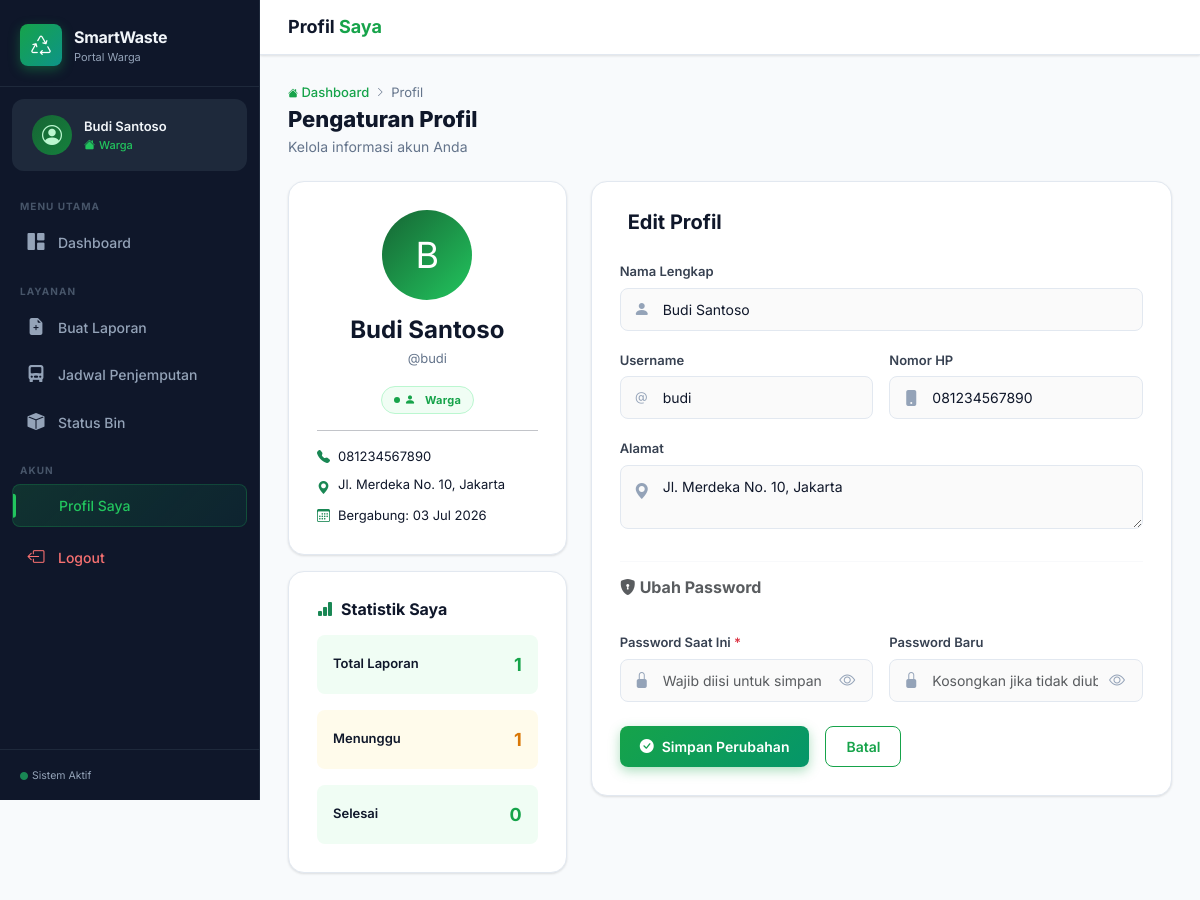
The app's page /profile.php (signed in) with its own data.
### tables this page shows
CREATE TABLE users (
    id INT AUTO_INCREMENT PRIMARY KEY,
    nama VARCHAR(100) NOT NULL,
    username VARCHAR(50) UNIQUE NOT NULL,
    password VARCHAR(255) NOT NULL,
    alamat TEXT,
    no_hp VARCHAR(20),
    created_at TIMESTAMP DEFAULT CURRENT_TIMESTAMP
);

### config/db.php (called while the page is built, shortened)
<?php
function isAdmin() {
    return isset($_SESSION['admin_id']);
}
?>

### profile.php (the view, shortened to what this page needs)
<?php
require_once 'config/db.php';
$is_admin = isAdmin();
if ($is_admin) {
    $admin_id = $_SESSION['admin_id'];
    $data = $conn->query("SELECT * FROM admin WHERE id=$admin_id LIMIT 1")->fetch_assoc();
    if ($_SERVER['REQUEST_METHOD'] === 'POST') {
        $new_username = sanitize($conn, $_POST['username'] ?? '');
        $new_password = sanitize($conn, $_POST['new_password'] ?? '');
        $current_password = sanitize($conn, $_POST['current_password'] ?? '');
        if (empty($new_username)) {
            $msg = 'Username tidak boleh kosong!';
            $msg_type = 'error';
        } elseif ($data['password'] !== $current_password) {
            $msg = 'Password saat ini tidak sesuai!';
            $msg_type = 'error';
        } else {
            $pass_update = $new_password ? ", password='$new_password'" : '';
            $sql = "UPDATE admin SET username='$new_username' $pass_update WHERE id=$admin_id";
            if ($conn->query($sql)) {
                $_SESSION['admin_username'] = $new_username;
                $data = $conn->query("SELECT * FROM admin WHERE id=$admin_id LIMIT 1")->fetch_assoc();
                $msg = 'Profil berhasil diperbarui!';
                $msg_type = 'success';
            } else {
                $msg = 'Gagal memperbarui profil: ' . $conn->error;
                $msg_type = 'error';
            }
        }
    }
} else {
    $user_id = $_SESSION['user_id'];
    $data = $conn->query("SELECT * FROM users WHERE id=$user_id LIMIT 1")->fetch_assoc();
}
?>
<?php include 'includes/header.php'; ?>
<div class="d-flex">
    <?php include ($is_admin ? 'includes/sidebar_admin.php' : 'includes/sidebar_user.php'); ?>
    <div class="main-content flex-grow-1">
        <div class="topbar">
            <h1 class="topbar-title">Profil <span><?= $is_admin ? 'Admin' : 'Saya' ?></span></h1>
        </div>
        <div class="page-container">
            <div class="page-header">
                <div class="page-header-left">
                    <div class="breadcrumb-eco"><a href="<?= $is_admin ? 'dashboard_admin.php' : 'dashboard_user.php' ?>"><i class="bi bi-house-fill"></i> Dashboard</a><i class="bi bi-chevron-right"></i>Profil</div>
                    <h1>Pengaturan Profil</h1>
                    <p>Kelola informasi akun Anda</p>
                </div>
            </div>
            <div class="row g-4">
                <div class="col-lg-4">
                    <div class="form-card text-center">
                        <div style="width:90px;height:90px;background:linear-gradient(135deg,<?= $is_admin ? '#0f172a,#334155' : '#166534,#22c55e' ?>);border-radius:50%;display:flex;align-items:center;justify-content:center;font-size:36px;color:#fff;margin:0 auto 16px;">
                            <?php if ($is_admin): ?>
                            <i class="bi bi-person-badge-fill"></i>
                            <?php else: ?>
                            <?= strtoupper(substr($data['nama'] ?? 'U', 0, 1)) ?>
                            <?php endif; ?>
                        </div>
                        <h4 class="fw-bold mb-1"><?= htmlspecialchars($is_admin ? ($data['username'] ?? 'Admin') : ($data['nama'] ?? 'User')) ?></h4>
                        <p style="font-size:13px;color:#64748b;">@<?= htmlspecialchars($data['username']) ?></p>
                        <span class="badge-status <?= $is_admin ? 'badge-b3' : 'badge-normal' ?>">
                            <i class="bi bi-<?= $is_admin ? 'shield-check-fill' : 'person-fill' ?> me-1"></i>
                            <?= $is_admin ? 'Administrator' : 'Warga' ?>
                        </span>
                        <?php if (!$is_admin): ?>
                        <hr>
                        <div class="text-start" style="font-size:13px;">
                            <div class="d-flex align-items-center gap-2 mb-2">
                                <i class="bi bi-telephone-fill text-success"></i>
                                <span><?= htmlspecialchars($data['no_hp'] ?? '-') ?></span>
                            </div>
                            <div class="d-flex align-items-start gap-2 mb-2">
                                <i class="bi bi-geo-alt-fill text-success mt-1"></i>
                                <span><?= htmlspecialchars($data['alamat'] ?? '-') ?></span>
                            </div>
                            <div class="d-flex align-items-center gap-2">
                                <i class="bi bi-calendar3 text-success"></i>
                                <span>Bergabung: <?= isset($data['created_at']) ? date('d M Y', strtotime($data['created_at'])) : '-' ?></span>
                            </div>
                        </div>
                        <?php endif; ?>
                    </div>
                    <?php if (!$is_admin): ?>
                    <div class="form-card mt-3">
                        <h6 class="fw-bold mb-3"><i class="bi bi-bar-chart-fill text-success me-2"></i>Statistik Saya</h6>
                        <?php
                        $uid = $_SESSION['user_id'];
                        $my_total   = $conn->query("SELECT COUNT(*) as c FROM waste_reports WHERE user_id=$uid")->fetch_assoc()['c'];
                        $my_selesai = $conn->query("SELECT COUNT(*) as c FROM waste_reports WHERE user_id=$uid AND status='SELESAI'")->fetch_assoc()['c'];
                        $my_pending = $conn->query("SELECT COUNT(*) as c FROM waste_reports WHERE user_id=$uid AND status='MENUNGGU'")->fetch_assoc()['c'];
                        ?>
                        <div class="d-flex justify-content-between align-items-center mb-3 p-3 rounded-3" style="background:#f0fdf4;">
                            <span style="font-size:13px;font-weight:600;">Total Laporan</span>
                            <span class="fw-bold" style="font-size:18px;color:#16a34a;"><?= $my_total ?></span>
                        </div>
                        <div class="d-flex justify-content-between align-items-center mb-3 p-3 rounded-3" style="background:#fffbeb;">
                            <span style="font-size:13px;font-weight:600;">Menunggu</span>
                            <span class="fw-bold" style="font-size:18px;color:#d97706;"><?= $my_pending ?></span>
                        </div>
                        <div class="d-flex justify-content-between align-items-center p-3 rounded-3" style="background:#f0fdf4;">
                            <span style="font-size:13px;font-weight:600;">Selesai</span>
                            <span class="fw-bold" style="font-size:18px;color:#16a34a;"><?= $my_selesai ?></span>
                        </div>
                    </div>
                    <?php endif; ?>
                </div>
                <div class="col-lg-8">
                    <div class="form-card">
                        <h5 class="fw-bold mb-4"><i class="bi bi-person-gear-fill text-success me-2"></i>Edit Profil</h5>
                        <form method="POST">
                            <div class="row g-3">
                                <?php if (!$is_admin): ?>
                                <div class="col-12">
                                    <label for="nama" class="form-label">Nama Lengkap</label>
                                    <div class="input-icon-wrap">
                                        <input type="text" class="form-control" id="nama" name="nama"
                                               value="<?= htmlspecialchars($data['nama']) ?>">
                                    </div>
                                </div>
                                <?php endif; ?>
                                <div class="<?= $is_admin ? 'col-12' : 'col-md-6' ?>">
                                    <label for="username" class="form-label">Username</label>
                                    <div class="input-icon-wrap">
                                        <input type="text" class="form-control" id="username" name="username"
                                               value="<?= htmlspecialchars($data['username']) ?>">
                                    </div>
                                </div>
                                <?php if (!$is_admin): ?>
                                <div class="col-md-6">
                                    <label for="no_hp" class="form-label">Nomor HP</label>
                                    <div class="input-icon-wrap">
                                        <input type="tel" class="form-control" id="no_hp" name="no_hp"
                                               value="<?= htmlspecialchars($data['no_hp'] ?? '') ?>">
                                    </div>
                                </div>
                                <div class="col-12">
                                    <label for="alamat" class="form-label">Alamat</label>
                                    <div class="input-icon-wrap">
                                        <textarea class="form-control" id="alamat" name="alamat" rows="2"
                                                  style="padding-left:42px;"><?= htmlspecialchars($data['alamat'] ?? '') ?></textarea>
                                    </div>
                                </div>
                                <?php endif; ?>
                                <div class="col-12">
                                    <hr style="border-color:#e2e8f0;">
                                    <h6 class="fw-bold mb-3 text-muted"><i class="bi bi-shield-lock-fill me-1"></i>Ubah Password</h6>
                                </div>
                                <div class="col-md-6">
                                    <label for="current_password" class="form-label">Password Saat Ini <span class="text-danger">*</span></label>
                                    <div class="input-icon-wrap" style="position:relative;">
                                        <input type="password" class="form-control" id="current_password" name="current_password"
                                               placeholder="Wajib diisi untuk simpan" style="padding-right:44px;">
                                        <button type="button" id="toggleCurrPwd"
                                                style="position:absolute;right:12px;top:50%;transform:translateY(-50%);background:none;border:none;color:#94a3b8;cursor:pointer;font-size:16px;">
                                            <i class="bi bi-eye"></i>
                                        </button>
                                    </div>
                                </div>
                                <div class="col-md-6">
                                    <label for="new_password" class="form-label">Password Baru</label>
                                    <div class="input-icon-wrap" style="position:relative;">
                                        <input type="password" class="form-control" id="new_password" name="new_password"
                                               placeholder="Kosongkan jika tidak diubah" style="padding-right:44px;">
                                        <button type="button" id="toggleNewPwd"
                                                style="position:absolute;right:12px;top:50%;transform:translateY(-50%);background:none;border:none;color:#94a3b8;cursor:pointer;font-size:16px;">
                                            <i class="bi bi-eye"></i>
                                        </button>
                                    </div>
                                </div>
                            </div>
                            <div class="d-flex gap-3 mt-4">
                                <button type="submit" class="btn-eco">
                                    <i class="bi bi-check-circle-fill"></i>
                                    Simpan Perubahan
                                </button>
                                <a href="<?= $is_admin ? 'dashboard_admin.php' : 'dashboard_user.php' ?>" class="btn-outline-eco">
                                    Batal
                                </a>
                            </div>
                        </form>
                    </div>
                </div>
            </div>
        </div>
    </div>
</div>
<?php include 'includes/footer.php'; ?>

### assets/css/style.css (style rules this page uses)
:root { --primary: #16a34a; --primary-dark: #15803d; --primary-light: #22c55e; --primary-xlight: #bbf7d0; --primary-bg: #f0fdf4; --accent: #059669; --accent2: #0d9488; --sidebar-bg: #0f172a; --sidebar-border: #1e293b; --sidebar-text: #94a3b8; --sidebar-active: #22c55e; --sidebar-hover: #1e293b; --sidebar-width: 260px; --bg-main: #f8fafc; --bg-card: #ffffff; --text-main: #0f172a; --text-muted: #64748b; --border-color: #e2e8f0; --shadow-sm: 0 1px 3px rgba(0,0,0,0.07), 0 1px 2px rgba(0,0,0,0.05); --shadow-md: 0 4px 6px rgba(0,0,0,0.07), 0 2px 4px rgba(0,0,0,0.05); --shadow-lg: 0 10px 25px rgba(0,0,0,0.08), 0 4px 10px rgba(0,0,0,0.05); --shadow-xl: 0 20px 40px rgba(0,0,0,0.12); --radius-sm: 8px; --radius-md: 12px; --radius-lg: 16px; --radius-xl: 24px; --transition: all 0.25s cubic-bezier(0.4, 0, 0.2, 1); }
*, *::before, *::after { box-sizing: border-box; }
body { font-family: 'Inter', sans-serif; background: var(--bg-main); color: var(--text-main); margin: 0; padding: 0; min-height: 100vh; }
a { text-decoration: none; }
.main-content { margin-left: var(--sidebar-width); min-height: 100vh; transition: var(--transition); padding: 0; }
.topbar { background: var(--bg-card); border-bottom: 1px solid var(--border-color); padding: 16px 28px; display: flex; align-items: center; justify-content: space-between; box-shadow: var(--shadow-sm); position: sticky; top: 0; z-index: 100; }
.topbar-title { font-size: 18px; font-weight: 700; color: var(--text-main); margin: 0; }
.topbar-title span { color: var(--primary); }
.page-container { padding: 28px; }
.badge-status { padding: 5px 12px; border-radius: 20px; font-size: 11px; font-weight: 700; letter-spacing: 0.3px; display: inline-flex; align-items: center; gap: 5px; }
.badge-status::before { content: ''; width: 6px; height: 6px; border-radius: 50%; background: currentColor; }
.badge-normal { background: #f0fdf4; color: #16a34a; border: 1px solid #bbf7d0; }
.btn-eco { background: linear-gradient(135deg, var(--primary), var(--accent)); color: #fff; border: none; border-radius: var(--radius-sm); padding: 10px 20px; font-size: 14px; font-weight: 600; cursor: pointer; transition: var(--transition); display: inline-flex; align-items: center; gap: 8px; box-shadow: 0 4px 12px rgba(22, 163, 74, 0.35); }
.btn-outline-eco { background: transparent; color: var(--primary); border: 1.5px solid var(--primary); border-radius: var(--radius-sm); padding: 9px 20px; font-size: 14px; font-weight: 600; cursor: pointer; transition: var(--transition); display: inline-flex; align-items: center; gap: 8px; }
.form-card { background: var(--bg-card); border-radius: var(--radius-lg); border: 1px solid var(--border-color); box-shadow: var(--shadow-sm); padding: 28px; }
.form-label { font-size: 13px; font-weight: 600; color: #374151; margin-bottom: 6px; }
.form-control, .form-select { border: 1.5px solid var(--border-color); border-radius: var(--radius-sm); padding: 10px 14px; font-size: 14px; font-family: 'Inter', sans-serif; transition: var(--transition); background: #fafafa; color: var(--text-main); }
.input-icon-wrap { position: relative; }
.input-icon-wrap .form-control { padding-left: 42px; }
.page-header { display: flex; align-items: flex-start; justify-content: space-between; margin-bottom: 24px; gap: 16px; flex-wrap: wrap; }
.page-header-left h1 { font-size: 22px; font-weight: 800; color: var(--text-main); margin: 0 0 4px; }
.page-header-left p { font-size: 14px; color: var(--text-muted); margin: 0; }
.breadcrumb-eco { font-size: 13px; color: var(--text-muted); display: flex; align-items: center; gap: 6px; margin-bottom: 4px; }
.breadcrumb-eco a { color: var(--primary); font-weight: 500; }
.breadcrumb-eco i { font-size: 10px; }

### records on screen
users: nama "B", nama "Budi Santoso", username "budi", no_hp "081234567890", alamat "Jl. Merdeka No. 10, Jakarta", created_at "03 Jul 2026"

### other values on screen
$_SESSION['user_nama'] "Budi Santoso"
$my_total "1"
$my_pending "1"
$my_selesai "0"
